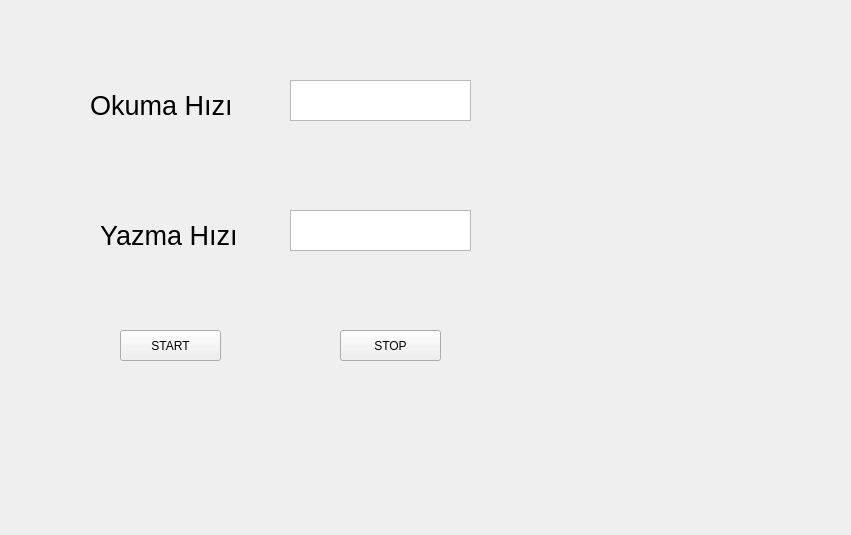
<?xml version="1.0" encoding="UTF-8"?>
<ui version="4.0">
 <class>Form</class>
 <widget class="QWidget" name="Form">
  <property name="geometry">
   <rect>
    <x>0</x>
    <y>0</y>
    <width>851</width>
    <height>535</height>
   </rect>
  </property>
  <property name="windowTitle">
   <string>Form</string>
  </property>
  <widget class="QTextEdit" name="textEdit_readspeed">
   <property name="geometry">
    <rect>
     <x>290</x>
     <y>80</y>
     <width>181</width>
     <height>41</height>
    </rect>
   </property>
   <property name="font">
    <font>
     <pointsize>14</pointsize>
     <bold>true</bold>
    </font>
   </property>
  </widget>
  <widget class="QTextEdit" name="textEdit_writespeed">
   <property name="geometry">
    <rect>
     <x>290</x>
     <y>210</y>
     <width>181</width>
     <height>41</height>
    </rect>
   </property>
   <property name="font">
    <font>
     <pointsize>14</pointsize>
     <bold>true</bold>
    </font>
   </property>
  </widget>
  <widget class="QLabel" name="label_2">
   <property name="geometry">
    <rect>
     <x>100</x>
     <y>220</y>
     <width>171</width>
     <height>31</height>
    </rect>
   </property>
   <property name="font">
    <font>
     <pointsize>20</pointsize>
    </font>
   </property>
   <property name="text">
    <string>Yazma Hızı</string>
   </property>
  </widget>
  <widget class="QLabel" name="label_3">
   <property name="geometry">
    <rect>
     <x>90</x>
     <y>90</y>
     <width>171</width>
     <height>31</height>
    </rect>
   </property>
   <property name="font">
    <font>
     <pointsize>20</pointsize>
    </font>
   </property>
   <property name="text">
    <string>Okuma Hızı</string>
   </property>
  </widget>
  <widget class="QPushButton" name="pushButton_Start">
   <property name="geometry">
    <rect>
     <x>120</x>
     <y>330</y>
     <width>101</width>
     <height>31</height>
    </rect>
   </property>
   <property name="text">
    <string>START</string>
   </property>
  </widget>
  <widget class="QPushButton" name="pushButton_Stop">
   <property name="geometry">
    <rect>
     <x>340</x>
     <y>330</y>
     <width>101</width>
     <height>31</height>
    </rect>
   </property>
   <property name="text">
    <string>STOP</string>
   </property>
  </widget>
 </widget>
 <resources/>
 <connections/>
</ui>
